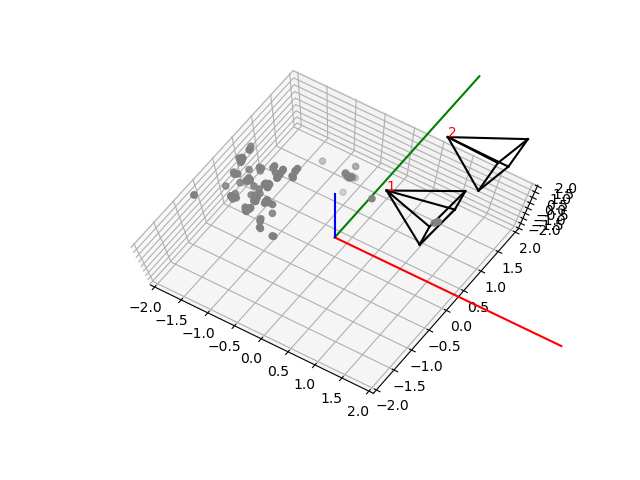
#> input picture project_2b/output/task_7/left_0 and left_1 points and camera pose1.png, 640 x 480 px; its folder holds 4 pictures in this run
$ python task_7.py
#> lines starting #> are read from the running program, lines starting #| are printed output that depends on the picture; long printed decimals are rounded
#!/usr/bin/env python
# coding: utf-8

# In[1]:


import cv2
import glob
import numpy as np
print("OpenCV version :  {0}".format(cv2.__version__))


# # Step 1 Load the images and camera parameters.

# In[2]:


# 0 for grayscale
left_ = [cv2.imread(image, 0) for image in sorted(glob.glob("../../images/task_7/left_*.png"))]
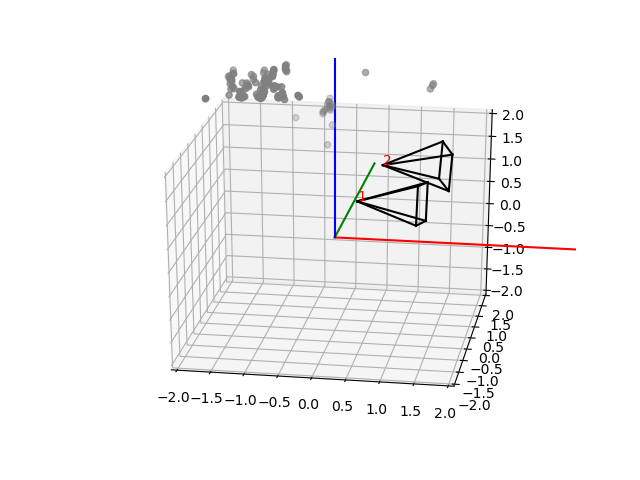
#> input picture project_2b/output/task_7/left_0 and left_1 points and camera pose2.png, 640 x 480 px
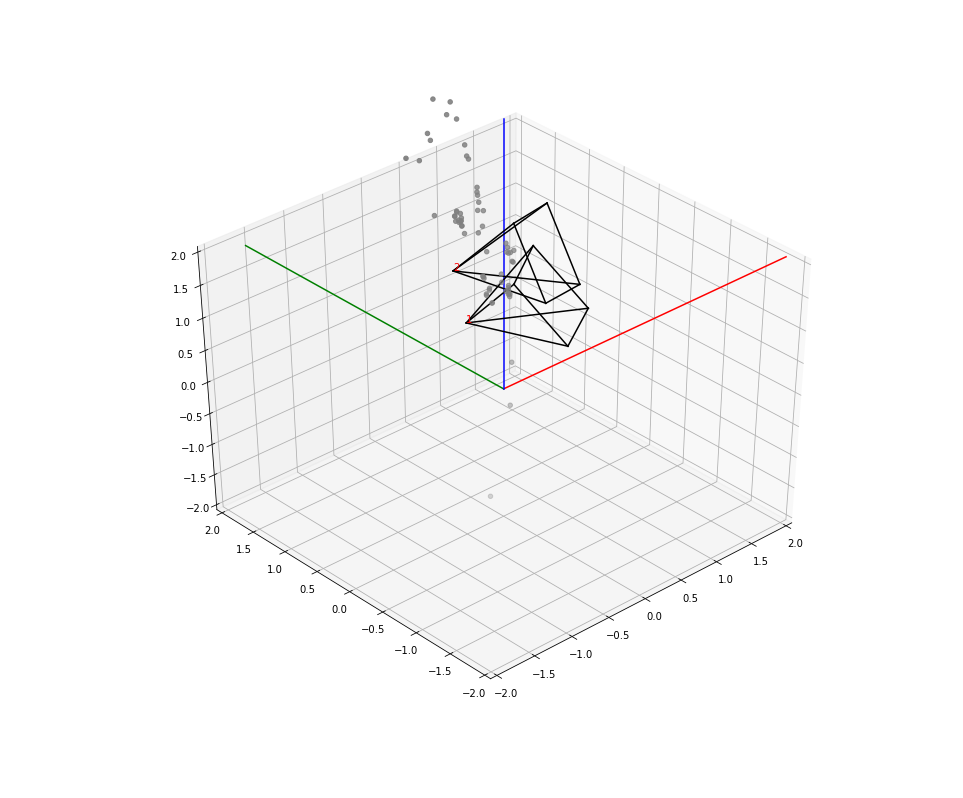
#> input picture project_2b/output/task_7/left_1 and left_2 points and camera pose1.png, 963 x 798 px
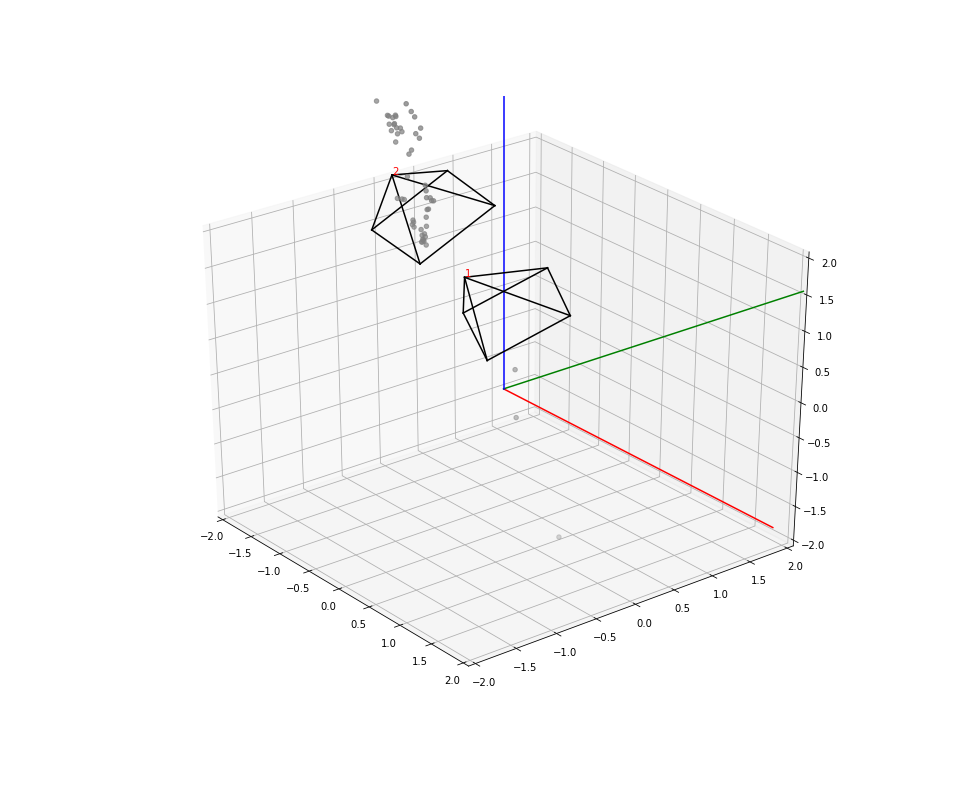
#> input picture project_2b/output/task_7/left_1 and left_2 points and camera pose2.png, 963 x 798 px
#> left_ = 4 items
right_ = [cv2.imread(image, 0) for image in sorted(glob.glob("../../images/task_7/right_*.png"))]

import matplotlib.pyplot as plt
# [22 lines left out: function plot_figures, not called in this run]


# plot_figures({'left_0': left_[0], 'left_1': left_[1]}, 1, 2)


# ## Camera parameter matrices

# In[3]:


left_intrinsic = np.array([[423.27381306, 0, 341.34626532],
                           [0, 421.27401756, 269.28542111],
                           [0, 0, 1]])

right_intrinsic = np.array([[420.91160482, 0, 352.16135589],
                            [0, 418.72245958, 264.50726699],
                            [0, 0, 1]])

distCoeffs_left = np.array([-0.43394157423038077, 0.26707717557547866,
                             -0.00031144347020293427, 0.0005638938101488364,
                             -0.10970452266148858])
distCoeffs_right = np.array([-0.4145817681176909, 0.19961273246897668,
                             -0.00014832091141656534, -0.0013686760437966467,
                             -0.05113584625015141])


# # Step 2 Detect, match, and associate features on the image pair.

# ## First, undistort the images

# In[4]:


def undistortImage(img, mtx, distCoeffs):
    h,  w = img.shape[:2]
    newcameramtx, roi = cv2.getOptimalNewCameraMatrix(mtx,distCoeffs,(w,h),0,(w,h))   # warp=0

#     dst = cv2.undistort(img, mtx, distCoeffs, None, newcameramtx)

    mapx, mapy = cv2.initUndistortRectifyMap(left_intrinsic, distCoeffs_left, None, newcameramtx, (w,h), 5)
    dst = cv2.remap(img, mapx, mapy, cv2.INTER_LINEAR)

    # crop the image
    x,y,w,h = roi
    return dst[y:y+h, x:x+w]

for i in range(len(left_)):
    left_[i] = undistortImage(left_[i], left_intrinsic, distCoeffs_left)
#> this loop made 4 passes
#> roi in undistortImage on passes 1 to 4: (0, 0, 639, 479), (0, 0, 639, 479), (0, 0, 962, 797), (0, 0, 962, 797)
#> pass 1, in undistortImage, `mapx, mapy = cv2.initUndistortRectifyMap(left_intrinsic, distCoeffs_le..`:
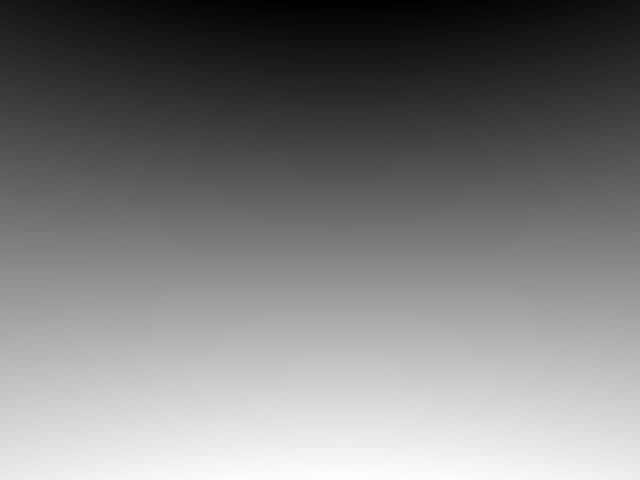
#> mapy: shape (480, 640) float32; min 37.59, max 459.4, mean 244.4; drawn with min black and max white
#> pass 1, in undistortImage, `dst = cv2.remap(img, mapx, mapy, cv2.INTER_LINEAR)`:
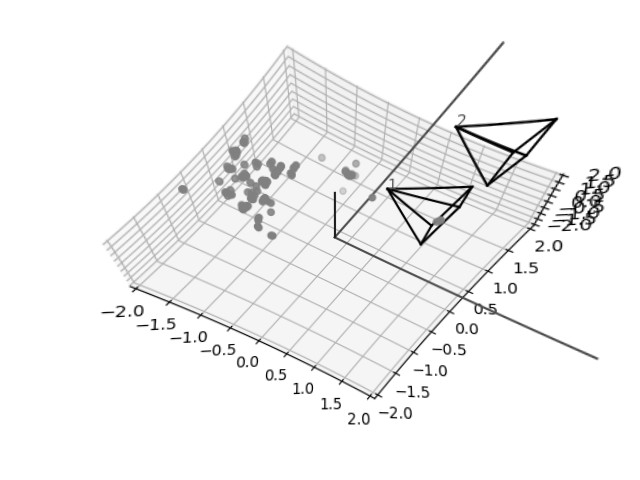
#> dst: shape (480, 640); min 0, max 255, mean 243.5

for i in range(len(right_)):
    right_[i] = undistortImage(right_[i], right_intrinsic, distCoeffs_right)
#> after the loop, right_ = []

# plot_figures({'left_0': left_[0], 'left_1': left_[1]}, 1, 2)


# ## Get ORB features

# In[5]:


left_0 = left_[0].copy()
left_1 = left_[1].copy()
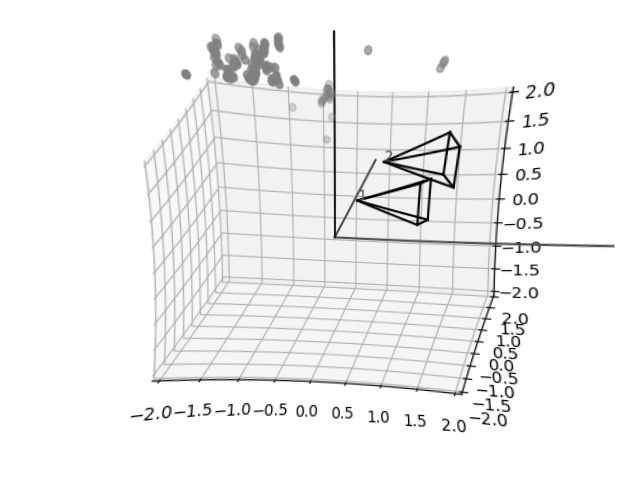
#> left_1: shape (479, 639); min 0, max 255, mean 242.6

# Initiate STAR detector
orb = cv2.ORB_create()

# find the keypoints with ORB
kp_0 = orb.detect(left_0,None)
#> kp_0 = 500 keypoints; strongest (x, y, size): (428, 226, 31), (519, 150, 31), (447, 207, 31), (420, 242, 37.2)
kp_1 = orb.detect(left_1,None)
#> kp_1 = 500 keypoints; strongest (x, y, size): (425, 216, 31), (428, 219, 31), (444, 152, 31), (511, 348, 31)

# compute the descriptors with ORB
kp_0, des_0 = orb.compute(left_0, kp_0)
kp_1, des_1 = orb.compute(left_1, kp_1)

# create BFMatcher object
bf = cv2.BFMatcher(cv2.NORM_HAMMING, crossCheck=True)
# Match descriptors.
matches = bf.match(des_0,des_1)
#> matches = 127 matches

# Sort them in the order of their distance.
matches = sorted(matches, key = lambda x:x.distance)

len(matches)


# # Step 3 Calculate the essential matrix between the image pair.

# In[6]:


# select points to evaluate the fundamental matrix
pts1 = []
pts2 = []

# get the 20 best points
for match in matches[:]:
    pts1.append(kp_0[match.queryIdx].pt)
    pts2.append(kp_1[match.trainIdx].pt)
#> this loop made 127 passes
#> after the loop, pts1 = 127 pairs, first value 117 to 605, second value 118.8 to 423.4; pts2 = 127 pairs, first value 146.9 to 553, second value 82.11 to 430.8

pts1 = np.array(pts1)
pts2 = np.array(pts2)


# In[7]:


# cv2.findEssentialMat?


# In[8]:


# evaluate the essential Matrix
E, mask0 = cv2.findEssentialMat(pts1, pts2, left_intrinsic)    # pass in the camera matrix since we undistorted the images
#> E = [[-0.223, 0.602, -0.187], [-0.545, -0.22, -0.327], [0.108, 0.295, 0.0451]]; mask0 = 127 values, max 1 at index 1, min 0 at index 0, mean 0.134
E = np.mat(E)
print('Essential Matrix:\n',E)
#| Essential Matrix:
#|  [[-0.2234  0.6019 -0.1874]
#|  [-0.5447 -0.2204 -0.3267]
#|  [ 0.1076  0.295  0.04513 ]]


# #### remove outliers

# In[9]:


inlier_matches = []

for i, t in enumerate(mask0):
    if t[0]:   # if we have an inlier
        inlier_matches.append(matches[i])
#> this loop made 127 passes
#> t on passes 1 to 12: [0], [1], [0], [1], [0], [0], [1], [0], [1], [0], [1], [0]
#> after the loop, inlier_matches = 17 matches

pts1 = []
pts2 = []

for i, match in enumerate(inlier_matches[:]):
    pts1.append(kp_0[match.queryIdx].pt)
    pts2.append(kp_1[match.trainIdx].pt)
#> this loop made 17 passes
#> after the loop, pts1 = [(185, 342), (335, 398), (335, 401), (297, 393), (309, 383), (391.2, 416.4), (152.4, 328.8), (295.2, 392.4), (334.8, 400.8), (152, 329), (156, 328.8), (154.1, 328.3), (201.6, 341.3), (463.1, 190.1), (462, 132), (201.1, 340.1), (169.2, 318.5)]; pts2 = [(229, 415), (419, 415), (419, 418), (373, 421), (384, 411), (229.2, 414), (189.6, 415.2), (406.8, 424.8), (418.8, 417.6), (189, 416), (231.6, 414), (191.5, 414.7), (284.4, 409.2), (427.2, 218.4), (444.1, 138.2), (492, 395), (501.1, 352.8)]

pts1 = np.array(pts1)
#> pts1 = 17 rows, first 8: [185, 342], [335, 398], [335, 401], [297, 393], [309, 383], [391.2, 416.4], [152.4, 328.8], [295.2, 392.4]
pts2 = np.array(pts2)
#> pts2 = 17 rows, first 8: [229, 415], [419, 415], [419, 418], [373, 421], [384, 411], [229.2, 414], [189.6, 415.2], [406.8, 424.8]
pts1.shape


# In[10]:


img = cv2.drawMatches(left_0,kp_0,left_1,kp_1,inlier_matches[:], None,flags=2)
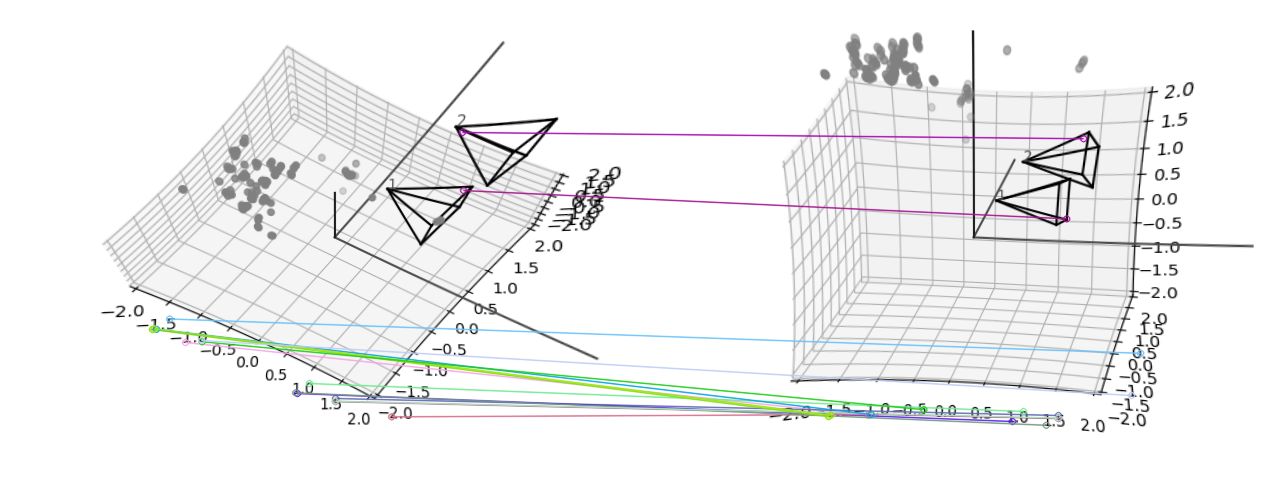
#> img: shape (479, 1278, 3); mean of channels 0, 1, 2 241.2, 241.2, 240.7; drawn as B, G, R

# plot_figures({'inliers between left_0 and left_1':img})
# cv2.imwrite('../../output/task_7/inliers between left_0 and left_1.png', img)


# In[ ]:


# # Step 4: Determine relative camera pose

# In[11]:


number_of_inlier_pts, R, t, mask = cv2.recoverPose(E,pts1,pts2,left_intrinsic)
#> number_of_inlier_pts = 15; R = [[0.908, 0.387, 0.159], [-0.398, 0.916, 0.0452], [-0.128, -0.104, 0.986]]; t = [-0.325, 0.31, 0.894]; mask = 17 values, max 255 at index 0, min 0 at index 15, mean 225
print('left_1 camera pose:')
print('R:\n',R)
#| R:
#|  [[ 0.9085  0.3867  0.1588]
#|  [-0.3979   0.9163  0.04519]
#|  [-0.128 -0.1042  0.9863]]
print('t:\n',t)
#| t:
#|  [[-0.3246]
#|  [ 0.3096]
#|  [ 0.8937]]
number_of_inlier_pts, R, t, mask


# In[ ]:


# # Step 5: Check the reconstruction results
# Use the overloaded function [recoverPose](https://docs.opencv.org/4.2.0/d9/d0c/group__calib3d.html#ga2ee9f187170acece29c5172c2175e7ae)  to get the 3D points

# In[12]:


distanceThresh = 20
#> (the run stopped early here; a loop or call above may not have finished)
